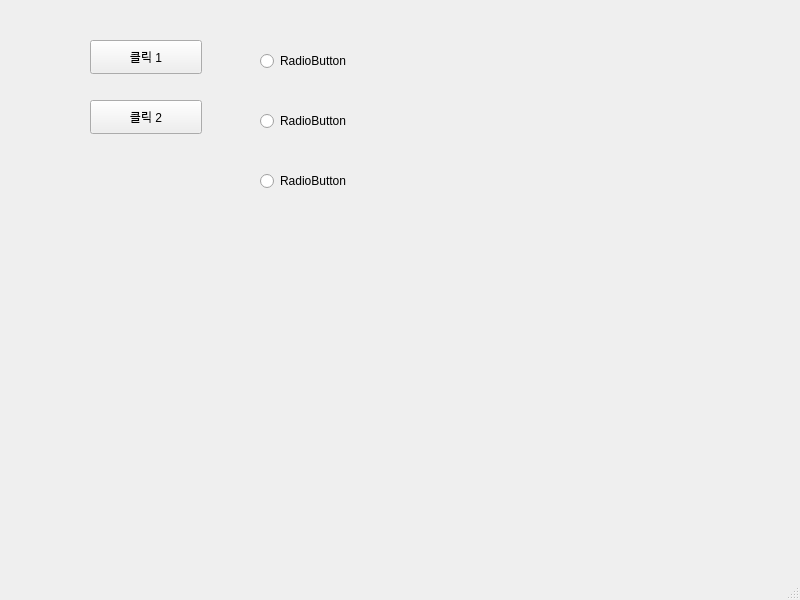
<?xml version="1.0" encoding="UTF-8"?>
<ui version="4.0">
 <class>MainWindow</class>
 <widget class="QMainWindow" name="MainWindow">
  <property name="geometry">
   <rect>
    <x>0</x>
    <y>0</y>
    <width>800</width>
    <height>600</height>
   </rect>
  </property>
  <property name="windowTitle">
   <string>MainWindow</string>
  </property>
  <widget class="QWidget" name="centralwidget">
   <widget class="QPushButton" name="pushButton_1">
    <property name="geometry">
     <rect>
      <x>90</x>
      <y>40</y>
      <width>112</width>
      <height>34</height>
     </rect>
    </property>
    <property name="text">
     <string>클릭 1</string>
    </property>
   </widget>
   <widget class="QPushButton" name="pushButton_2">
    <property name="geometry">
     <rect>
      <x>90</x>
      <y>100</y>
      <width>112</width>
      <height>34</height>
     </rect>
    </property>
    <property name="text">
     <string>클릭 2</string>
    </property>
   </widget>
   <widget class="QRadioButton" name="radioButton_1">
    <property name="geometry">
     <rect>
      <x>260</x>
      <y>50</y>
      <width>130</width>
      <height>22</height>
     </rect>
    </property>
    <property name="text">
     <string>RadioButton</string>
    </property>
   </widget>
   <widget class="QRadioButton" name="radioButton_2">
    <property name="geometry">
     <rect>
      <x>260</x>
      <y>110</y>
      <width>130</width>
      <height>22</height>
     </rect>
    </property>
    <property name="text">
     <string>RadioButton</string>
    </property>
   </widget>
   <widget class="QRadioButton" name="radioButton_3">
    <property name="geometry">
     <rect>
      <x>260</x>
      <y>170</y>
      <width>130</width>
      <height>22</height>
     </rect>
    </property>
    <property name="text">
     <string>RadioButton</string>
    </property>
   </widget>
  </widget>
  <widget class="QMenuBar" name="menubar">
   <property name="geometry">
    <rect>
     <x>0</x>
     <y>0</y>
     <width>800</width>
     <height>31</height>
    </rect>
   </property>
  </widget>
  <widget class="QStatusBar" name="statusbar"/>
 </widget>
 <resources/>
 <connections/>
</ui>
